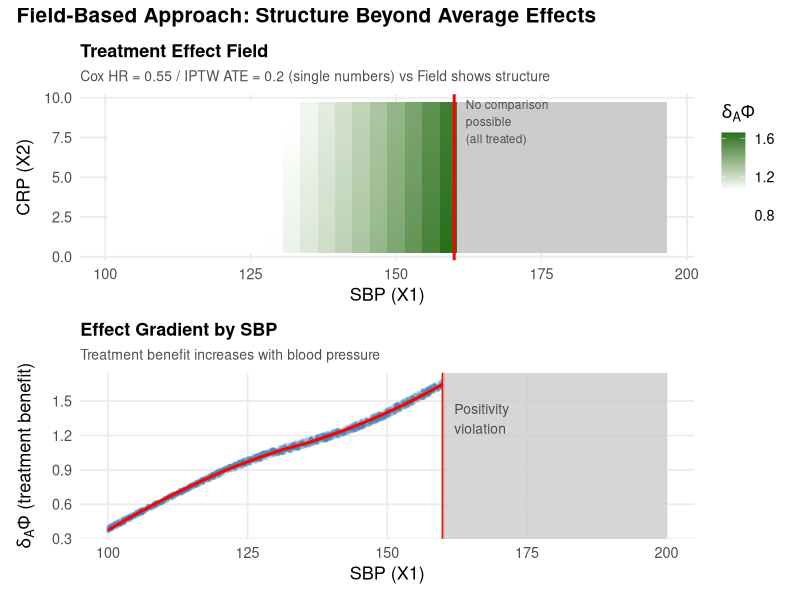

Here is the R script that generated this plot:
# =============================================================================
# Project: Epidynamix
# 기존 방법 vs Field-based 비교 (v2: 명확한 structural boundary)
# =============================================================================

library(data.table)
library(ggplot2)
library(survival)
library(mgcv)
library(patchwork)

set.seed(42)

N <- 3000
BOUNDARY <- 160  # Structural cut

dt <- data.table(
  id = 1:N,
  X1 = runif(N, 100, 200),
  X2 = runif(N, 0, 10)
)

# Treatment: X1 > 160이면 무조건 A=1 (structural)
dt[, ps_true := fifelse(X1 > BOUNDARY, 1.0, plogis(-3 + 0.02 * X1 + 0.15 * X2))]
dt[, A := fifelse(X1 > BOUNDARY, 1L, rbinom(.N, 1, ps_true))]

# 확인
cat("=== Structural Constraint 확인 ===\n")
cat("X1 >", BOUNDARY, "에서 A=0:", sum(dt[X1 > BOUNDARY, A == 0]), "명 (0이어야 함)\n\n")

# Hazard with heterogeneous treatment effect
dt[, log_hazard := -2 + 0.02 * (X1 - 100) + 0.1 * X2 -
     A * (0.3 + 0.015 * pmax(X1 - 120, 0))]
dt[, hazard := exp(log_hazard)]
dt[, Phi_true := -log_hazard]

# Survival time
dt[, time := rexp(.N, rate = hazard)]
dt[, time := pmin(time, 5)]
dt[, event := as.integer(time < 5)]

# =============================================================================
# 기존 방법들
# =============================================================================

cat("=== Cox Model ===\n")
cox_model <- coxph(Surv(time, event) ~ A + X1 + X2, data = dt)
hr <- exp(coef(cox_model)["A"])
cat("HR:", round(hr, 3), "\n\n")

cat("=== IPTW ===\n")
ps_model <- glm(A ~ X1 + X2, data = dt, family = binomial)
dt[, ps_est := predict(ps_model, type = "response")]
dt[, w := fifelse(A == 1, 1/ps_est, 1/(1-ps_est))]
dt[, surv_1yr := as.integer(time > 1)]
ate <- weighted.mean(dt[A==1, surv_1yr], dt[A==1, w]) -
       weighted.mean(dt[A==0, surv_1yr], dt[A==0, w])
cat("ATE:", round(ate, 3), "\n\n")

# =============================================================================
# Field-based: 영역 분리해서 추정
# =============================================================================

cat("=== Field-based ===\n")

dt[, pseudo_hazard := event / pmax(time, 0.1)]
dt[, log_pseudo_hazard := log(pseudo_hazard + 0.01)]

# A=0 추정 (X1 <= 160만)
gam_A0 <- gam(log_pseudo_hazard ~ s(X1, X2, k = 15),
              data = dt[A == 0], method = "REML")

# A=1 추정 (전체)
gam_A1 <- gam(log_pseudo_hazard ~ s(X1, X2, k = 15),
              data = dt[A == 1], method = "REML")

# Grid (X1 <= 160만 유효)
grid <- CJ(X1 = seq(102, 195, by = 3), X2 = seq(0.5, 9.5, by = 0.5))
grid[, valid := X1 <= BOUNDARY]  # 비교 가능 영역

grid[, log_h_A0 := predict(gam_A0, newdata = .SD)]
grid[, log_h_A1 := predict(gam_A1, newdata = .SD)]
grid[, Phi_A0 := -log_h_A0]
grid[, Phi_A1 := -log_h_A1]
grid[, delta_Phi := Phi_A1 - Phi_A0]

# 비교 불가 영역 처리
grid[valid == FALSE, delta_Phi := NA]

cat("Effect range (valid region):",
    round(min(grid[valid == TRUE, delta_Phi], na.rm=T), 2), "~",
    round(max(grid[valid == TRUE, delta_Phi], na.rm=T), 2), "\n\n")

# =============================================================================
# 시각화: 2패널만
# =============================================================================

theme_clean <- theme_minimal(base_size = 13) +
  theme(
    plot.title = element_text(face = "bold", size = 13),
    plot.subtitle = element_text(size = 10, color = "gray30"),
    legend.position = "right",
    panel.grid.minor = element_blank()
  )

# Panel A: Treatment Effect Field (with masked region)
p1 <- ggplot(grid, aes(X1, X2)) +
  # 유효 영역
  geom_tile(data = grid[valid == TRUE], aes(fill = delta_Phi)) +
  scale_fill_gradient2(low = "white", high = "darkgreen",
                       midpoint = median(grid[valid == TRUE, delta_Phi]),
                       na.value = "gray80") +
  # 비교 불가 영역 (회색)
  geom_tile(data = grid[valid == FALSE], fill = "gray80") +
  # 경계선
  geom_vline(xintercept = BOUNDARY, linetype = "solid", color = "red", linewidth = 1) +
  annotate("text", x = BOUNDARY + 2, y = 8.5,
           label = "No comparison\npossible\n(all treated)",
           hjust = 0, size = 3, color = "gray30") +
  labs(
    title = "Treatment Effect Field",
    subtitle = paste0("Cox HR = ", round(hr, 2), " / IPTW ATE = ", round(ate, 2), " (single numbers) vs Field shows structure"),
    x = "SBP (X1)", y = "CRP (X2)",
    fill = expression(delta[A]*Phi)
  ) +
  theme_clean

# Panel B: Effect by X1 (valid region only)
dt_valid <- dt[X1 <= BOUNDARY]
dt_valid[, ITE_est := predict(gam_A1, newdata = dt_valid) - predict(gam_A0, newdata = dt_valid)]

p2 <- ggplot(dt_valid, aes(x = X1, y = -ITE_est)) +  # 부호 맞춤
  geom_point(alpha = 0.2, color = "steelblue", size = 0.8) +
  geom_smooth(method = "loess", color = "red", linewidth = 1, se = FALSE) +
  geom_vline(xintercept = BOUNDARY, linetype = "solid", color = "red", linewidth = 1) +
  annotate("rect", xmin = BOUNDARY, xmax = 200, ymin = -Inf, ymax = Inf,
           fill = "gray80", alpha = 0.8) +
  annotate("text", x = BOUNDARY + 2, y = max(-dt_valid$ITE_est) * 0.8,
           label = "Positivity\nviolation",
           hjust = 0, size = 3.5, color = "gray30") +
  labs(
    title = "Effect Gradient by SBP",
    subtitle = "Treatment benefit increases with blood pressure",
    x = "SBP (X1)", y = expression(delta[A]*Phi ~ "(treatment benefit)")
  ) +
  theme_clean

combined <- p1 / p2 +
  plot_annotation(
    title = "Field-Based Approach: Structure Beyond Average Effects",
    theme = theme(plot.title = element_text(size = 15, face = "bold"))
  )

ggsave("simulation/fig_field_approach.png", combined, width = 10, height = 9, dpi = 300)

cat("=== 결론 ===\n")
cat("1. Cox/IPTW: 숫자 하나 (HR=", round(hr,2), ", ATE=", round(ate,2), ")\n")
cat("2. Field: 효과 범위 + 경계 시각화\n")
cat("3. X1 > 160: 회색 = 비교 불가 (structural)\n\n")
cat("Figure saved: simulation/fig_field_approach.png\n")
